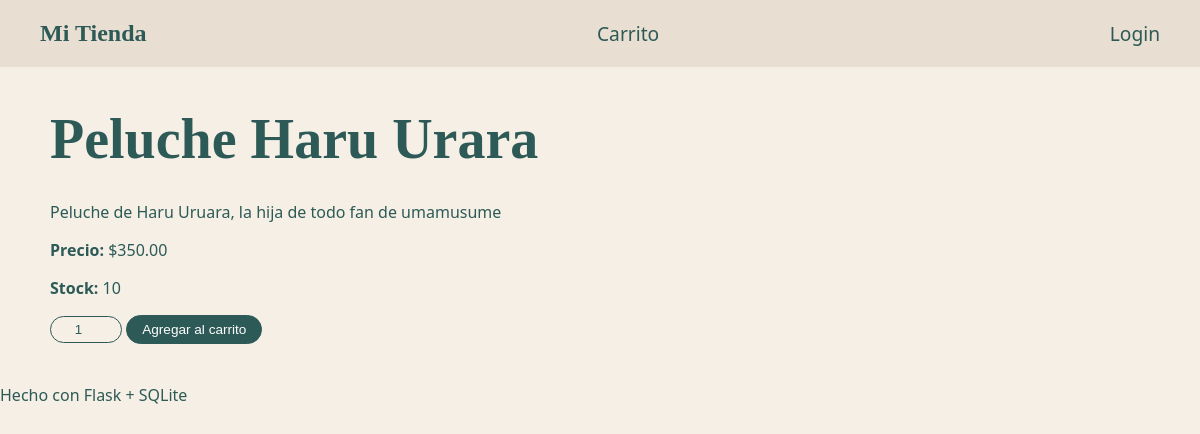
The page /producto/1 on the database its author committed.
### tables this page shows
CREATE TABLE productos(
                    id INTEGER PRIMARY KEY AUTOINCREMENT,
                    nombre TEXT NOT NULL,
                    descripcion TEXT,
                    precio REAL NOT NULL CHECK(precio >= 0),
                    stock INTEGER NOT NULL DEFAULT 0 CHECK(stock >= 0),
                    imagen_url TEXT
                );

### app.py (the view)
@app.route("/producto/<int:producto_id>")
def producto(producto_id):
    p = db.obtener_producto(producto_id)
    if not p:
        return "Producto no encontrado", 404
    return render_template("producto.html", p=p, carrito=carrito_session())

### app.py (called while the page is built)
def carrito_session():
    if "carrito" not in session:
        session["carrito"] = {}
    return session["carrito"]

### tienda_db.py (called while the page is built)
    def obtener_producto(self, producto_id):
        try:
            self.cursor.execute("SELECT * FROM productos WHERE id=?;", (producto_id,))
            return self.cursor.fetchone()
        except Error as e:
            print(f"[DB] Error obteniendo producto: {e}")
            return None

### templates/producto.html (shortened to what this page needs)
{% extends "base.html" %}
{% block content %}
<h1>{{ p["nombre"] }}</h1>
<p>{{ p["descripcion"] or "" }}</p>
<p><strong>Precio:</strong> ${{ "%.2f"|format(p["precio"]) }}</p>
<p><strong>Stock:</strong> {{ p["stock"] }}</p>
<form method="post" action="{{ url_for('carrito_agregar') }}">
  <input class="qty" type="number" name="cantidad" min="1" value="1">
  <button class="btn primary" type="submit">Agregar al carrito</button>
</form>
{% endblock %}

### static/styles.css (style rules this page uses)
:root { --bg-color: #f5efe6; --card-bg: #e8ded1; --text-dark: #2d5a56; --font-serif: 'Georgia', serif; --font-sans: system-ui, Arial; }
body { margin: 0; background: var(--bg-color); color: var(--text-dark); font-family: var(--font-sans); }
h1, h2, .card h3 { font-family: var(--font-serif); color: var(--text-dark); }
h1 { font-size: 3.5rem; margin-bottom: 30px; }
.btn { border: 1px solid var(--text-dark); background: transparent; padding: 6px 15px; border-radius: 20px; cursor: pointer; text-decoration: none; color: var(--text-dark); font-size: 0.85rem; transition: all 0.3s; }
.btn.primary { background: var(--text-dark); color: white; }
.qty { width: 60px; padding: 5px; border-radius: 15px; border: 1px solid var(--text-dark); background: transparent; text-align: center; color: var(--text-dark); }

### rows shown on the page
productos: nombre "Peluche Haru Urara", descripcion "Peluche de Haru Uruara, la hija de todo fan de umamusume", precio "350.00", stock "10"
